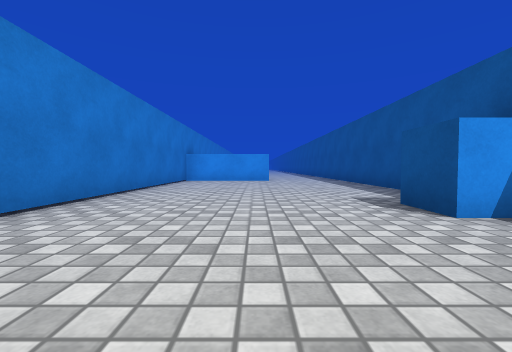
view 1 (above)

13 first-person views from a walk through a Unity game level. The camera is 0.51 m above the floor, tilts 2° down and sees 90° across. The floor is counted in squares, 1 m on a side. Each view is taken from the middle of a square. On the plan, view 1 faces up. The plan holds only what a view shows up to about 9 squares ahead; the rest is blank. The place goes on beyond the plan. The player character is not drawn. Surface patterns are stand-ins for the level's own textures.

view 2
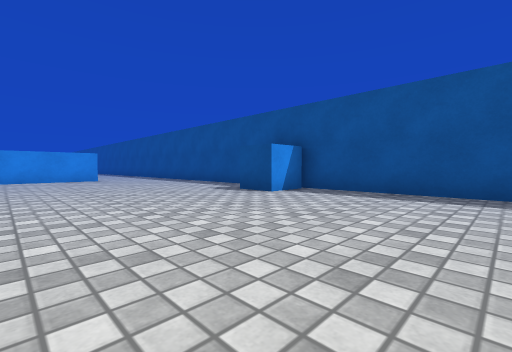

view 3
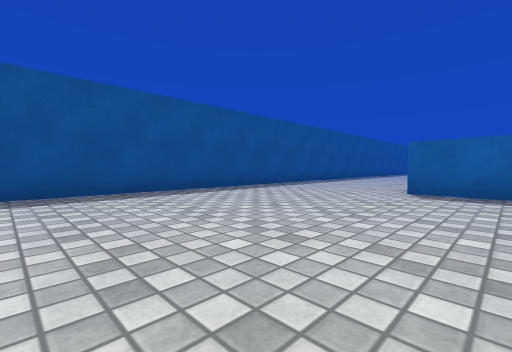

view 4
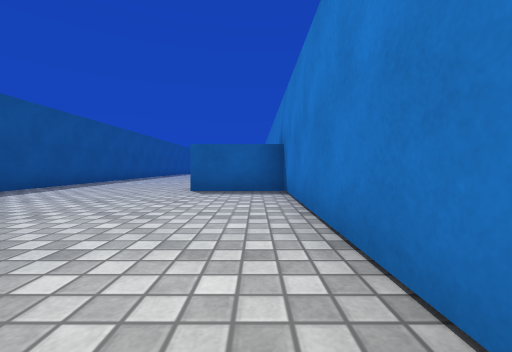

view 5
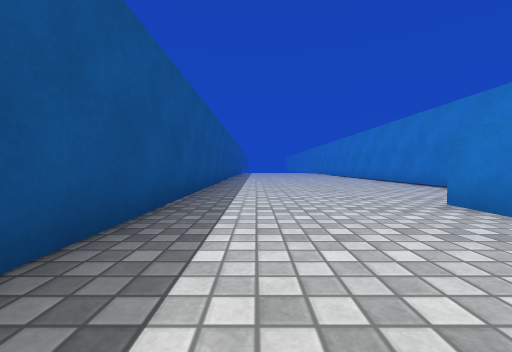

view 6
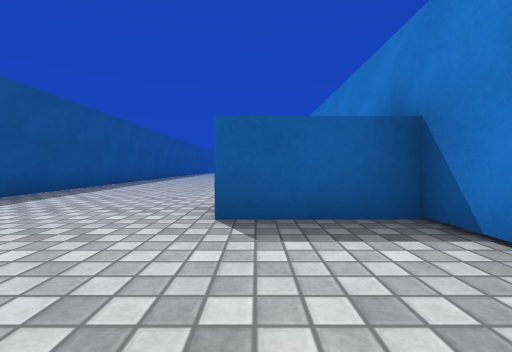

view 7
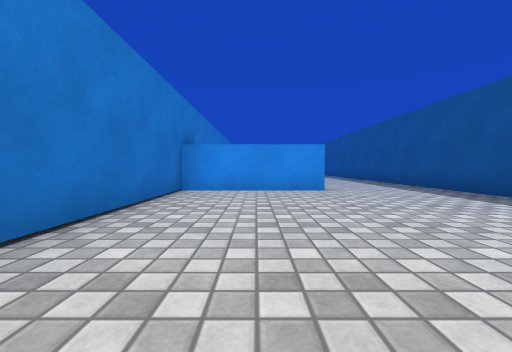

view 8
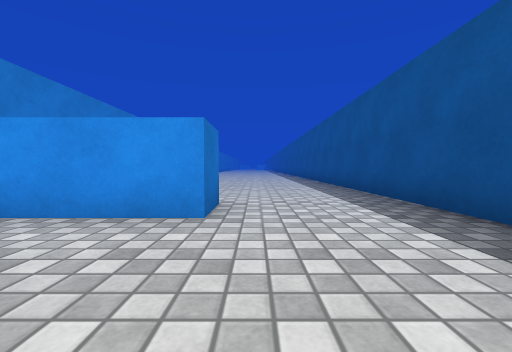

view 9
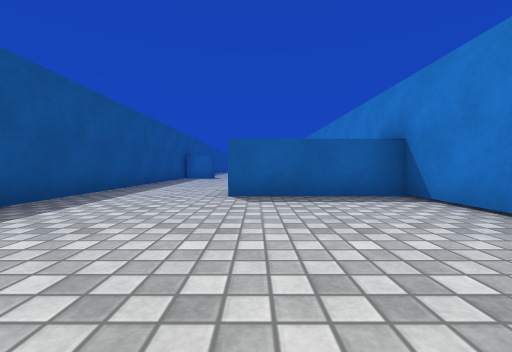

view 10
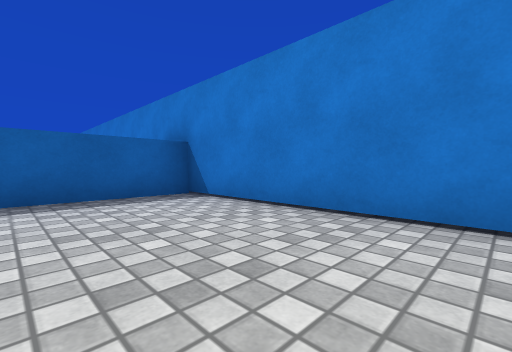

view 11
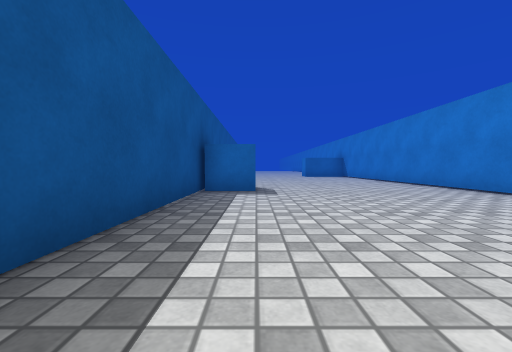

view 12
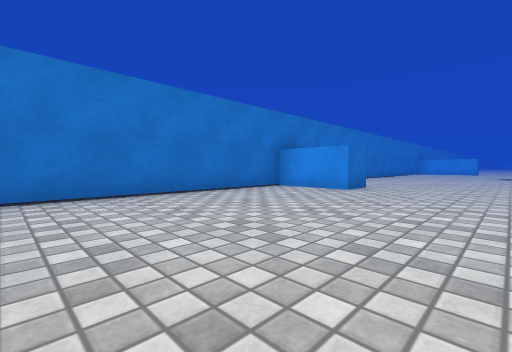

view 13
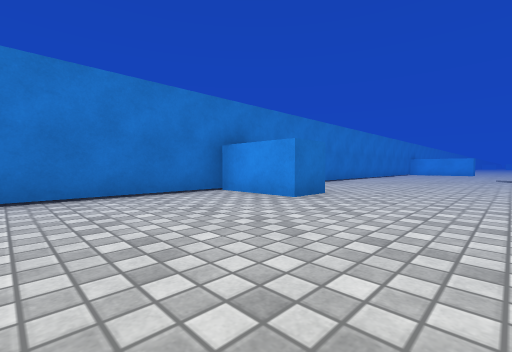

### Floor plan
Points are (right, up) in squares from view 1. A wall is a line through its corners. A room is listed if a view was taken in it or the views show most of it. See-through windows are left out.
Room 1 (views 1, 2, 3, 4, 5, 6, 7, 8, 11, 12, 13)
walls: (3.2, 3.5) (3.2, 9.5); (3.2, -11) (3.2, 2.5); (0.5, 9.5) (-2.6, 9.5) (-2.6, -11.1)
ways out: opening at (1.5, 10) to room 2
objects: other object (-2, -5) to (-1, -5); other object (2, 3) to (3, 3)
Room 2 (views 9, 10)
walls: (-2.6, 15.1) (-2.6, 10.5) (0.5, 10.5) (0.5, 9.5); (3.2, 9.5) (3.2, 15.5)
ways out: opening at (1.5, 10) to room 1

Positions as (right, up) in squares from view 1, and headings:
1: (0, 0), facing up
2: (-2, -1), facing up-right
3: (-2, 1), facing down-right
4: (-2, 1), facing down
5: (2, -2), facing down
6: (-1, -2), facing down
7: (-1, 4), facing up
8: (1, 7), facing up
9: (0, 15), facing down
10: (0, 15), facing down-left
11: (2, 9), facing down
12: (2, -11), facing up-left
13: (2, -9), facing up-left
